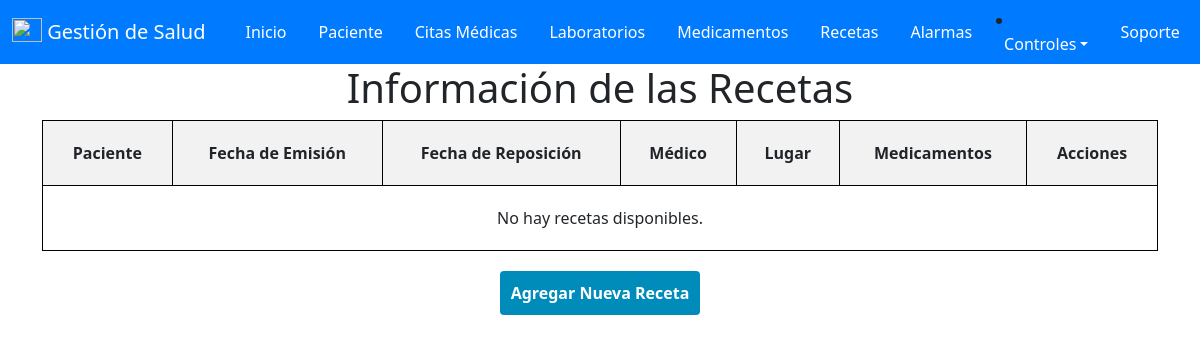
The app's page /recetas/ (signed in), older data.
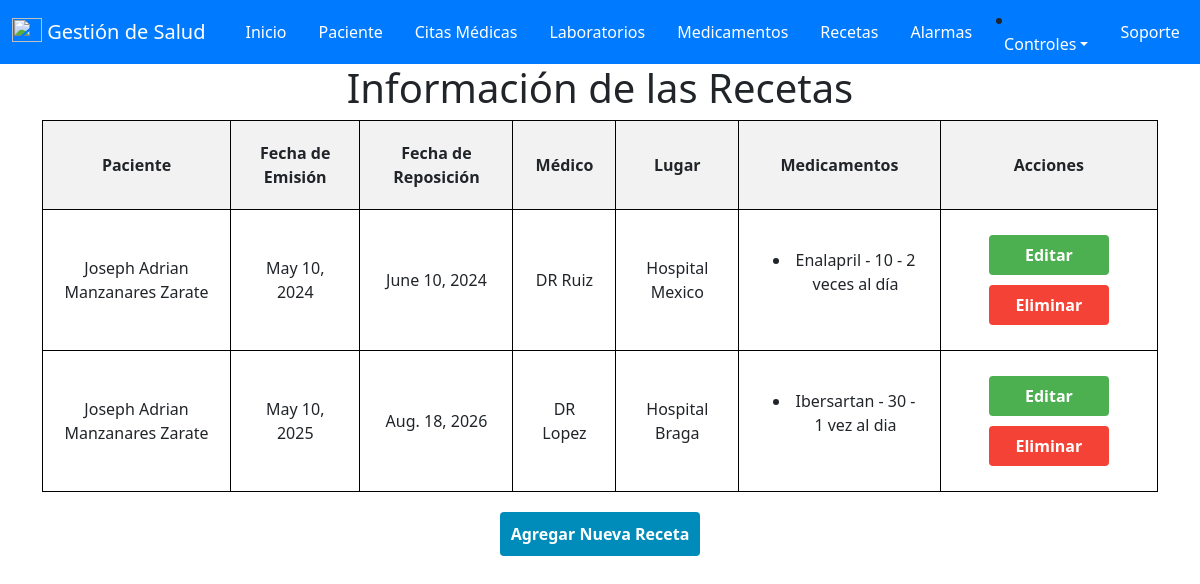
The same page, newer data.
### salud/models.py (models this page shows, shortened)
class receta (models.Model):
        id_Recetas = models.AutoField(primary_key=True , verbose_name='ID_Recetas')
        id_paciente = models.ForeignKey(paciente, on_delete=models.CASCADE)
        fecha_Emision = models.DateField(null=False, verbose_name='Fecha_Emision')
        fecha_Reposicion = models.DateField(null=False, verbose_name='Fecha_Reposicion')
        lista_Medicamentos = models.ManyToManyField(medicamento, through='receta_medicamento',verbose_name='Lista de Medicamentos')
        medico = models.CharField(max_length=50, verbose_name='Medico')
        id_usuario = models.ForeignKey(User, on_delete=models.CASCADE)
        lugar = models.CharField(max_length=200, verbose_name='Lugar')

class paciente(models.Model):
    id_paciente = models.AutoField(primary_key=True , verbose_name='ID_Paciente')
    cedula = models.IntegerField(null=True,verbose_name='Cedula')
    nombre = models.CharField(max_length=50, verbose_name='Nombre')
    apellido = models.CharField(max_length=50, verbose_name='Apellido')
    sexo = models.CharField(max_length=20, verbose_name='Sexo')
    fecha_Nacimiento = models.DateField(null=True, verbose_name='Fecha de Nacimiento')
    edad = models.IntegerField ( verbose_name='Edad')
    direccion = models.CharField(max_length=50, verbose_name='Direccion')
    telefono = models.IntegerField( verbose_name='Telefono')
    email = models.EmailField( verbose_name='Email')
    id_usuario = models.ForeignKey(User, on_delete=models.CASCADE)
    def __str__(self):
        return f"{self.nombre} {self.apellido}"

class receta_medicamento(models.Model):
    id_Receta_Medicamento = models.AutoField(primary_key=True , verbose_name='ID_Receta_Medicamento')
    receta = models.ForeignKey(receta, on_delete=models.CASCADE)
    medicamento = models.ForeignKey(medicamento, on_delete=models.CASCADE)
    cantidad = models.CharField(max_length=50, verbose_name='Cantidad')
    frecuencia = models.CharField(max_length=50, verbose_name='Frecuencia')
    id_usuario = models.ForeignKey(User, on_delete=models.CASCADE)
    class Meta:
        unique_together = ('receta', 'medicamento')

class medicamento(models.Model):
    id_Medicamento = models.AutoField(primary_key=True , verbose_name='ID_Medicamento')
    nombre_Medicamento = models.CharField(max_length=50, verbose_name='Nombre')
    dosis = models.CharField(max_length=50, verbose_name='Dosis')
    presentacion = models.CharField(max_length=50, verbose_name='Presentacion')
    id_usuario = models.ForeignKey(User, on_delete=models.CASCADE)

### salud/views.py (the view)
# urls.py: path('recetas/', views.recetas, name='recetas'),
@login_required(login_url='/accounts/login/')
def recetas(request):
    recetas_usuario = receta.objects.filter(id_usuario=request.user)
    medicamentos_usuario = medicamento.objects.filter(id_usuario=request.user)
    return render(request, 'Programar/recetas.html', {
        'recetas': recetas_usuario,
        'medicamentos': medicamentos_usuario
    })

### salud/templates/Programar/recetas.html (shortened to what this page needs)
{% extends "base.html" %}
{% block contenido %}
<!DOCTYPE html>
<html>
<head>
</head>
<body>
    <h1>Información de las Recetas</h1>
    <form method="post" action="{% url 'recetas' %}">
        <table>
            <thead>
                <tr>
                    <th>Paciente</th>
                    <th>Fecha de Emisión</th>
                    <th>Fecha de Reposición</th>
                    <th>Médico</th>
                    <th>Lugar</th>
                    <th>Medicamentos</th>
                    <th>Acciones</th>
                </tr>
            </thead>
            <tbody>
                {% for receta in recetas %}
                <tr>
                    <td>{{ receta.id_paciente }}</td>
                    <td>{{ receta.fecha_Emision }}</td>
                    <td>{{ receta.fecha_Reposicion }}</td>
                    <td>{{ receta.medico }}</td>
                    <td>{{ receta.lugar }}</td>
                    <td>
                        <ul>
                            {% for receta_medicamento in receta.receta_medicamento_set.all %}
                                <li>{{ receta_medicamento.medicamento.nombre_Medicamento }} - {{ receta_medicamento.cantidad }} - {{ receta_medicamento.frecuencia }}</li>
                            {% empty %}
                                <li>No hay medicamentos asociados.</li>
                            {% endfor %}
                        </ul>
                    </td>
                    <td>
                        <a href="" class="button edit-button">Editar</a>
                        <a href="" class="button delete-button" onclick="return confirm('¿Estás seguro de que deseas eliminar esta receta?');">Eliminar</a>
                    </td>
                </tr>
                {% empty %}
                <tr>
                    <td colspan="8">No hay recetas disponibles.</td>
                </tr>
                {% endfor %}
            </tbody>
        </table>
        <a href="{% url 'agregar_receta' %}" class="button add-button">Agregar Nueva Receta</a>
    </form>
</body>
</html>
    {% endblock %}

### salud/templates/base.html (shortened to what this page needs)
{% load static %}
<!doctype html>
<html lang="en">
<head>
    <link
        href="https://cdn.jsdelivr.net/npm/bootstrap@5.3.2/dist/css/bootstrap.min.css"
        rel="stylesheet"
    />
</head>
<body>
    <header>
        <nav class="navbar navbar-expand navbar-light">
            <div class="container-fluid">
                <span class="navbar-brand">
                    <img src="{% static 'img/icono.png' %}" width="30" height="24" class="d-inline-block align-text-top">
                    Gestión de Salud
                </span>
                <a class="nav-item nav-link active" href="{% url 'inicio' %}" aria-current="page">Inicio <span class="visually-hidden">(current)</span></a>
                <a class="nav-item nav-link" href="{% url 'index' %}">Paciente</a>
                <a class="nav-item nav-link" href="{% url 'citas'%}">Citas Médicas</a>
                <a class="nav-item nav-link" href="{% url 'laboratorios' %}">Laboratorios</a>
                <a class="nav-item nav-link" href="{% url 'medicamentos' %}">Medicamentos</a>
                <a class="nav-item nav-link" href="{% url 'recetas' %}">Recetas</a>
                <a class="nav-item nav-link" href="{% url 'alarmas' %}">Alarmas</a>
                <li class="nav-item dropdown">
                    <a class="nav-link dropdown-toggle" data-bs-toggle="dropdown" href="#" role="button" aria-expanded="false">Controles</a>
                </li>
                <a class="nav-item nav-link" href="{% url 'soporte' %}">Soporte</a>
            </div>
        </nav>
    </header>
    <main>
        <div class="container">
            <div class="row">
                <div class="col">
                    {% block contenido %}{% endblock %}
                </div>
            </div>
        </div>
    </main>
</body>
</html>

### salud/templates/base.html (style rules this page uses)
.navbar { background-color: #007bff; }
.navbar-brand, .nav-link { color: #fff; }
.nav-link { margin: 0 0.5rem; }

### salud/templates/Programar/recetas.html (style rules this page uses)
table { width: 100%; border-collapse: collapse; }
th, td { border: 1px solid black; padding: 20px; text-align: center; }
th { background-color: #f2f2f2; }
tbody tr { border-bottom: 1px solid #ddd; }
.button { padding: 8px 12px; margin: 5px; border: none; border-radius: 4px; color: white; text-decoration: none; font-weight: bold; display: inline-block; width: 120px; text-align: center; box-sizing: border-box; }
.edit-button { background-color: #4CAF50; }
.delete-button { background-color: #f44336; }
.add-button { background-color: #008CBA; display: block; margin: 20px auto; width: 200px; text-align: center; text-decoration: none; color: white; padding: 10px; border-radius: 4px; }
h1 { text-align: center; }

Row changes from the older to the newer data that the page shows:
added receta: id_paciente "Joseph Adrian Manzanares Zarate", fecha_Emision "May 10, 2024", fecha_Reposicion "June 10, 2024", medico "DR Ruiz", lugar "Hospital Mexico"
added receta_medicamento: medicamento.nombre_Medicamento "Enalapril", cantidad "10", frecuencia "2 veces al día", shown under "Joseph Adrian Manzanares Zarate"
added receta: id_paciente "Joseph Adrian Manzanares Zarate", fecha_Emision "May 10, 2025", fecha_Reposicion "Aug. 18, 2026", medico "DR Lopez", lugar "Hospital Braga"
added receta_medicamento: medicamento.nombre_Medicamento "Ibersartan", cantidad "30", frecuencia "1 vez al dia", shown under "Joseph Adrian Manzanares Zarate"
Text that changed along with them:
text no longer shown: "No hay recetas disponibles."
